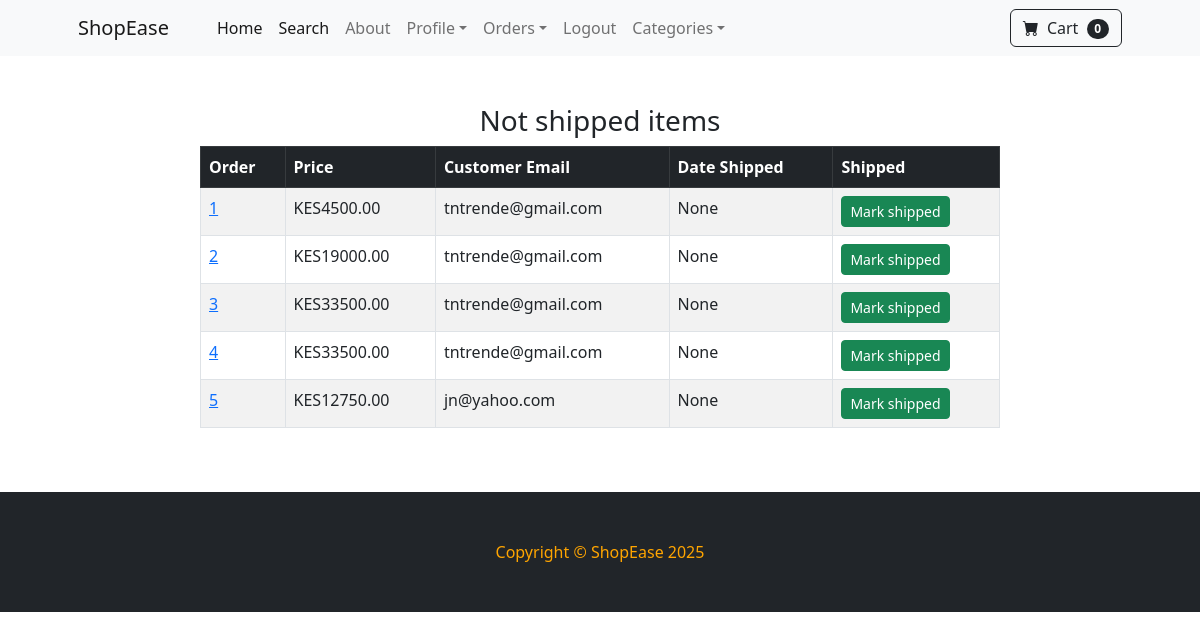
Before: /payment/dash_not_shipped (signed in) with the older database file.
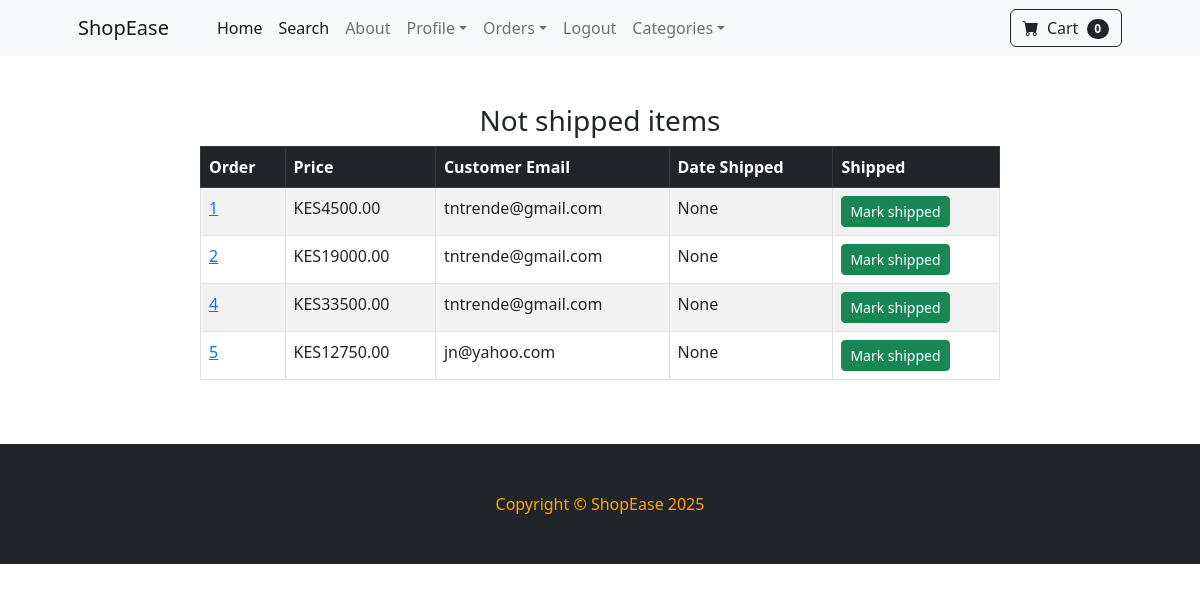
After: the same page with the newer database file.
### payment/models.py (models this page shows, shortened)
class Order(models.Model):
    user = models.ForeignKey(User, on_delete=models.CASCADE, null=True, blank=True)
    full_name = models.CharField(max_length=300)
    email = models.EmailField(max_length=300)
    shipping_address = models.TextField(max_length=14000)
    amount_paid = models.DecimalField(max_digits=8, decimal_places=2)
    date_ordered = models.DateTimeField(auto_now_add=True)
    shipped = models.BooleanField(default=False)
    date_shipped = models.DateTimeField(blank=True, null=True)
    shipped = models.BooleanField(default=False)

### payment/views.py (the view)
# urls.py: path('dash_not_shipped', views.dash_not_shipped, name='dash_not_shipped'),
def dash_not_shipped(request):
    if request.user.is_authenticated and request.user.is_superuser:
        orders = Order.objects.filter(shipped=False)
        return render(request, "payment/dash_not_shipped.html", {"orders":orders})
    else:
        messages.success(request, "Access denied!")
        return redirect('home')

### cart/cart.py (called while the page is built)
    def __len__(self):
        return len(self.cart)

### cart/context_processors.py (called while the page is built)
def cart(request):
    return {'cart': Cart(request)}

### payment/templates/payment/dash_not_shipped.html (shortened to what this page needs)
{% extends 'foundation.html' %}
{% block content %}
        <div class="containter">
            <div class="row">
                <center>
                    <div class="col-8">
                    <br/><br/>
<h3>Not shipped items</h3>
<table class="table table-striped table-hover table-bordered">
  <thead class="table-dark">
    <tr>
      <th scope="col">Order</th>
      <th scope="col">Price</th>
      <th scope="col">Customer Email</th>
      <th scope="col">Date Shipped</th>
      <th scope="col">Shipped</th>
    </tr>
  </thead>
  <tbody>
    {% for item in orders %}
    <tr>
      <td><a href="{% url 'orders' item.id %}">{{ item.id }}</a></td>
      <td>KES{{ item.amount_paid }}</td>
      <td>{{ item.email }}</td>
      <td>{{ item.date_shipped }}</td>
       <td>
        <form method="POST">
          <button type="Submit" class="btn btn-success btn-sm">Mark shipped</button>
        </form>
      </td>
    </tr>
    {% endfor %}
  </tbody>
</table>
<br/><br/>
                    </div>
                </center>
            </div>
        </div>
{% endblock%}

Changed rows visible on the page:
no longer on this page (row edited): Order: id "3", amount_paid "33500.00", email "tntrende@gmail.com", date_shipped "None"
